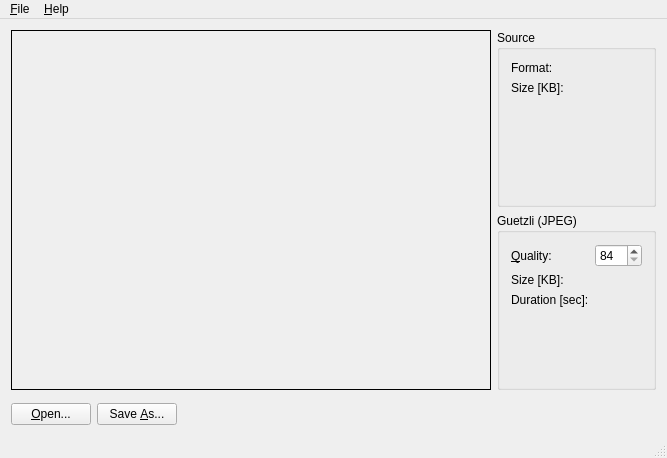
<?xml version="1.0" encoding="UTF-8"?>
<ui version="4.0">
 <class>MainWindow</class>
 <widget class="QMainWindow" name="MainWindow">
  <property name="geometry">
   <rect>
    <x>0</x>
    <y>0</y>
    <width>649</width>
    <height>458</height>
   </rect>
  </property>
  <property name="windowTitle">
   <string>MainWindow</string>
  </property>
  <widget class="QWidget" name="centralWidget">
   <layout class="QGridLayout" name="gridLayout">
    <item row="0" column="0">
     <layout class="QHBoxLayout" name="horizontalLayout">
      <item>
       <widget class="QLabel" name="imagePreviewLabel">
        <property name="sizePolicy">
         <sizepolicy hsizetype="Fixed" vsizetype="Fixed">
          <horstretch>0</horstretch>
          <verstretch>0</verstretch>
         </sizepolicy>
        </property>
        <property name="minimumSize">
         <size>
          <width>480</width>
          <height>360</height>
         </size>
        </property>
        <property name="maximumSize">
         <size>
          <width>480</width>
          <height>360</height>
         </size>
        </property>
        <property name="frameShape">
         <enum>QFrame::Box</enum>
        </property>
        <property name="text">
         <string/>
        </property>
        <property name="scaledContents">
         <bool>false</bool>
        </property>
        <property name="alignment">
         <set>Qt::AlignCenter</set>
        </property>
       </widget>
      </item>
      <item>
       <layout class="QVBoxLayout" name="verticalLayout">
        <item>
         <widget class="QGroupBox" name="groupBox">
          <property name="title">
           <string>Source</string>
          </property>
          <layout class="QFormLayout" name="formLayout_2">
           <item row="0" column="0">
            <widget class="QLabel" name="label">
             <property name="text">
              <string>Format:</string>
             </property>
            </widget>
           </item>
           <item row="0" column="1">
            <widget class="QLabel" name="sourceFormatLabel">
             <property name="text">
              <string/>
             </property>
            </widget>
           </item>
           <item row="1" column="0">
            <widget class="QLabel" name="label_2">
             <property name="text">
              <string>Size [KB]:</string>
             </property>
            </widget>
           </item>
           <item row="1" column="1">
            <widget class="QLabel" name="sourceSizeLabel">
             <property name="text">
              <string/>
             </property>
            </widget>
           </item>
          </layout>
         </widget>
        </item>
        <item>
         <widget class="QGroupBox" name="groupBox_2">
          <property name="title">
           <string>Guetzli (JPEG)</string>
          </property>
          <layout class="QFormLayout" name="formLayout">
           <item row="0" column="0">
            <widget class="QLabel" name="label_4">
             <property name="text">
              <string>&amp;Quality:</string>
             </property>
             <property name="buddy">
              <cstring>qualitySpinBox</cstring>
             </property>
            </widget>
           </item>
           <item row="0" column="1">
            <widget class="QSpinBox" name="qualitySpinBox">
             <property name="suffix">
              <string/>
             </property>
             <property name="minimum">
              <number>84</number>
             </property>
             <property name="maximum">
              <number>100</number>
             </property>
             <property name="value">
              <number>84</number>
             </property>
            </widget>
           </item>
           <item row="1" column="0">
            <widget class="QLabel" name="label_3">
             <property name="text">
              <string>Size [KB]:</string>
             </property>
            </widget>
           </item>
           <item row="1" column="1">
            <widget class="QLabel" name="targetSizeLabel">
             <property name="text">
              <string/>
             </property>
            </widget>
           </item>
           <item row="2" column="0">
            <widget class="QLabel" name="label_5">
             <property name="text">
              <string>Duration [sec]:</string>
             </property>
            </widget>
           </item>
           <item row="2" column="1">
            <widget class="QLabel" name="durationLabel">
             <property name="text">
              <string/>
             </property>
            </widget>
           </item>
          </layout>
         </widget>
        </item>
       </layout>
      </item>
     </layout>
    </item>
    <item row="1" column="0">
     <spacer name="verticalSpacer">
      <property name="orientation">
       <enum>Qt::Vertical</enum>
      </property>
      <property name="sizeHint" stdset="0">
       <size>
        <width>20</width>
        <height>22</height>
       </size>
      </property>
     </spacer>
    </item>
    <item row="2" column="0">
     <layout class="QHBoxLayout" name="horizontalLayout_2">
      <item>
       <widget class="QPushButton" name="openButton">
        <property name="toolTip">
         <string>Open image</string>
        </property>
        <property name="text">
         <string>&amp;Open...</string>
        </property>
       </widget>
      </item>
      <item>
       <widget class="QPushButton" name="saveButton">
        <property name="toolTip">
         <string>Save as guetzli image</string>
        </property>
        <property name="text">
         <string>Save &amp;As...</string>
        </property>
       </widget>
      </item>
      <item>
       <spacer name="horizontalSpacer">
        <property name="orientation">
         <enum>Qt::Horizontal</enum>
        </property>
        <property name="sizeHint" stdset="0">
         <size>
          <width>487</width>
          <height>20</height>
         </size>
        </property>
       </spacer>
      </item>
     </layout>
    </item>
   </layout>
  </widget>
  <widget class="QMenuBar" name="menuBar">
   <property name="geometry">
    <rect>
     <x>0</x>
     <y>0</y>
     <width>649</width>
     <height>21</height>
    </rect>
   </property>
   <widget class="QMenu" name="fileMenu">
    <property name="title">
     <string>&amp;File</string>
    </property>
    <addaction name="openAction"/>
    <addaction name="saveAsAction"/>
    <addaction name="separator"/>
    <addaction name="quitAction"/>
   </widget>
   <widget class="QMenu" name="menu_About">
    <property name="title">
     <string>&amp;Help</string>
    </property>
    <addaction name="aboutQtAction"/>
   </widget>
   <addaction name="fileMenu"/>
   <addaction name="menu_About"/>
  </widget>
  <widget class="QStatusBar" name="statusBar"/>
  <action name="openAction">
   <property name="text">
    <string>&amp;Open...</string>
   </property>
   <property name="toolTip">
    <string>Open image</string>
   </property>
   <property name="shortcut">
    <string>Ctrl+O</string>
   </property>
  </action>
  <action name="saveAsAction">
   <property name="text">
    <string>Save &amp;As...</string>
   </property>
   <property name="toolTip">
    <string>Save as guetzli image</string>
   </property>
   <property name="shortcut">
    <string>Ctrl+S</string>
   </property>
  </action>
  <action name="quitAction">
   <property name="text">
    <string>&amp;Quit</string>
   </property>
   <property name="shortcut">
    <string>Ctrl+Q</string>
   </property>
  </action>
  <action name="aboutQtAction">
   <property name="text">
    <string>&amp;Qt</string>
   </property>
  </action>
 </widget>
 <layoutdefault spacing="6" margin="11"/>
 <resources/>
 <connections>
  <connection>
   <sender>openButton</sender>
   <signal>clicked()</signal>
   <receiver>MainWindow</receiver>
   <slot>openImage()</slot>
   <hints>
    <hint type="sourcelabel">
     <x>84</x>
     <y>419</y>
    </hint>
    <hint type="destinationlabel">
     <x>21</x>
     <y>312</y>
    </hint>
   </hints>
  </connection>
  <connection>
   <sender>saveButton</sender>
   <signal>clicked()</signal>
   <receiver>MainWindow</receiver>
   <slot>saveImage()</slot>
   <hints>
    <hint type="sourcelabel">
     <x>165</x>
     <y>419</y>
    </hint>
    <hint type="destinationlabel">
     <x>313</x>
     <y>313</y>
    </hint>
   </hints>
  </connection>
  <connection>
   <sender>openAction</sender>
   <signal>triggered()</signal>
   <receiver>MainWindow</receiver>
   <slot>openImage()</slot>
   <hints>
    <hint type="sourcelabel">
     <x>-1</x>
     <y>-1</y>
    </hint>
    <hint type="destinationlabel">
     <x>209</x>
     <y>167</y>
    </hint>
   </hints>
  </connection>
  <connection>
   <sender>saveAsAction</sender>
   <signal>triggered()</signal>
   <receiver>MainWindow</receiver>
   <slot>saveImage()</slot>
   <hints>
    <hint type="sourcelabel">
     <x>-1</x>
     <y>-1</y>
    </hint>
    <hint type="destinationlabel">
     <x>209</x>
     <y>167</y>
    </hint>
   </hints>
  </connection>
  <connection>
   <sender>quitAction</sender>
   <signal>triggered()</signal>
   <receiver>MainWindow</receiver>
   <slot>close()</slot>
   <hints>
    <hint type="sourcelabel">
     <x>-1</x>
     <y>-1</y>
    </hint>
    <hint type="destinationlabel">
     <x>209</x>
     <y>167</y>
    </hint>
   </hints>
  </connection>
  <connection>
   <sender>aboutQtAction</sender>
   <signal>triggered()</signal>
   <receiver>MainWindow</receiver>
   <slot>aboutQt()</slot>
   <hints>
    <hint type="sourcelabel">
     <x>-1</x>
     <y>-1</y>
    </hint>
    <hint type="destinationlabel">
     <x>324</x>
     <y>228</y>
    </hint>
   </hints>
  </connection>
 </connections>
 <slots>
  <slot>openImage()</slot>
  <slot>saveImage()</slot>
  <slot>aboutQt()</slot>
 </slots>
</ui>
